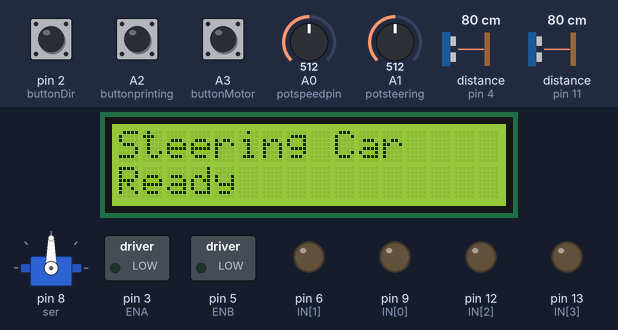
Recording of a sketch running on a simulated Arduino Uno, built with avr-gcc and run on an emulated ATmega328P. Parts: servo, 16×2 character LCD, switched loads named in the sketch (green lamp = pin HIGH), output pins drawn as LEDs (lit = HIGH). Wiring (inferred from the names in the program): 2 × ultrasonic range finder: trigger pin 7, echo pin 4 / trigger pin 10, echo pin 11. The inputs (shaded band) are chosen by the test bench; at power-on: A2 (buttonprinting) HIGH, A0 (potspeedpin) = 512, A1 (potsteering) = 512, distance to the obstacle (sensors on pin 4, pin 11) 80 cm, pin 2 (buttonDir) HIGH, A3 (buttonMotor) HIGH. The echo pulse lasts 58.3 µs per cm; pins used as bus, display or sensor lines are not drawn.

Above: at 0.1 s.
2.8 s: A2 (buttonprinting) pulled LOW for 0.15 s
At 3.6 s:
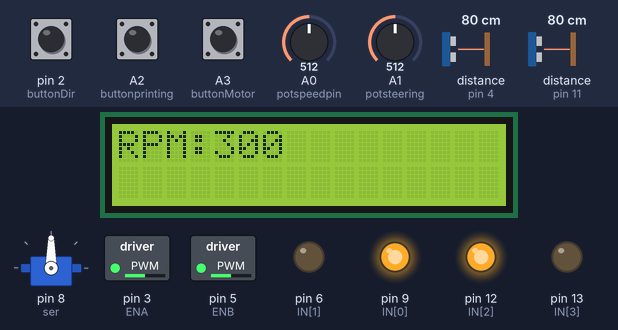
5.9 s: A0 (potspeedpin) set to 716
At 8.5 s:
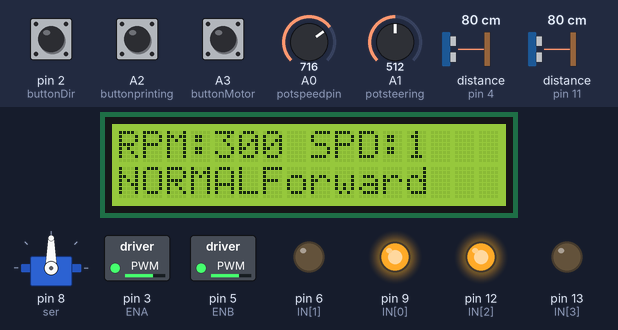
8.9 s: A1 (potsteering) set to 716
At 10.1 s:
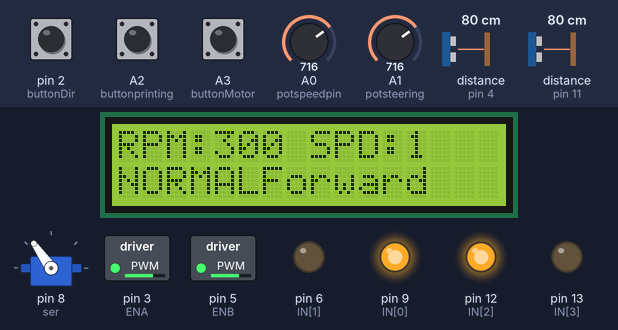
10.4 s: distance to the obstacle (sensor on pin 4) set to 33 cm
11.9 s: distance to the obstacle (sensor on pin 4) set to 29 cm
At 12.6 s:
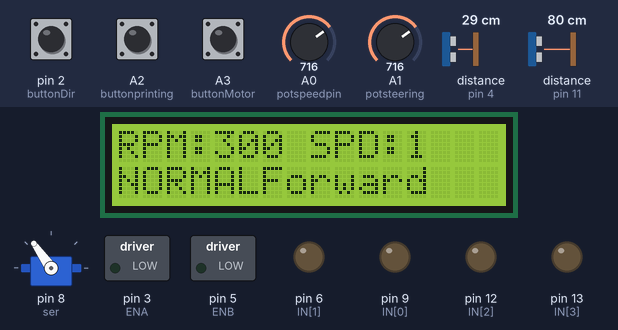
13.4 s: A2 (buttonprinting) pulled LOW for 1 s
At 15.2 s:
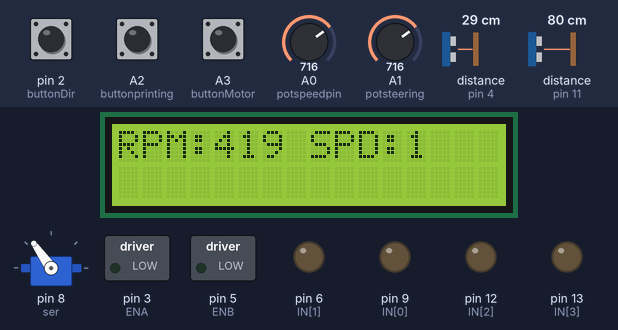
Timing chart, 0 to 16.7 s (numbered marks = the images above; inputs shaded):
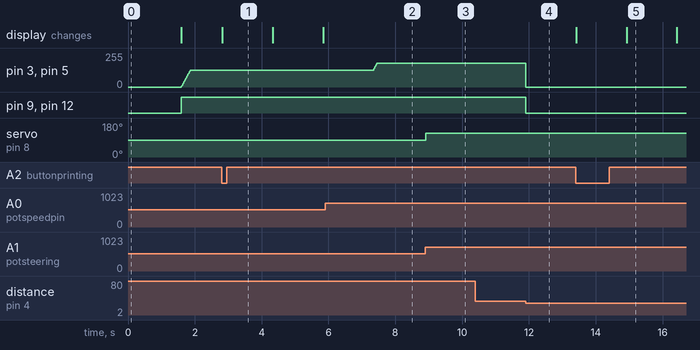

Measured:
- the behaviour switches between 31 and 30 cm on distance to the obstacle (sensor on pin 4) (found by bisection; images 3 and 4)
- after the input at 2.8 s, the display: changes at once (image 1)
- after the input at 5.9 s, pin 3 (ENA), pin 5 (ENB): moves from 127/255 to 178/255 over 0.11 s, starting after 1.4 s
- after the input at 8.9 s, servo on pin 8 (ser): 90° → 125° at once
- after the input at 10.4 s, every drawn part: stays the same
- after the input at 11.9 s, pin 3 (ENA), pin 5 (ENB): 178/255 → 0/255 at once; pin 9 (IN[0]), pin 12 (IN[2]): HIGH → LOW at once
- after the input at 13.4 s, the display: first changes at once (image 5 shows a later state)

The sketch:

SteeringCarCompetitionCode.ino
```cpp
#include <Servo.h>
#include <LiquidCrystal_I2C.h>
enum CarState {
  NORMAL,
  MOTOR_OFF,
  OBSTACLE,
  SENSOR_ERROR
};
CarState carState = NORMAL;
LiquidCrystal_I2C lcd(0x27, 16, 2);
int ser = 8;
String direction;
Servo srs;
int potspeedpin = A0;
int potsteering = A1;
int potspeed;
int potvalue;
int steeringValue;
int trigr = 7;
int echor = 4;
int trigl = 10;
int echol = 11;
int IN[] = {9, 6, 12, 13};
int ENA = 3;
int ENB = 5;
int buttonDir = 2;
int buttonprinting = A2;
int buttonMotor = A3;
int lastButtonState2 = HIGH;
volatile bool dir = true;
bool motorEnabled = true;
float distancer;
float distancel;
int angle;
int currentPWM = 0;
int rpm;
int pwm;
float wheelRadius = 0.0325;
float vehicleSpeed;

void changeDirection();
void forward();
void back();
void stopCar();
float calcdistance(int trig, int echo);
void displayData();

void setup(){

  srs.attach(ser);
  pinMode(potspeedpin, INPUT);
  pinMode(potsteering, INPUT);
  pinMode(trigr, OUTPUT);
  pinMode(echor, INPUT);
  pinMode(trigl, OUTPUT);
  pinMode(echol, INPUT);
  for (int i = 0; i < 4; i++) {
    pinMode(IN[i], OUTPUT);
  }
  pinMode(ENA, OUTPUT);
  pinMode(ENB, OUTPUT);
  pinMode(buttonDir, INPUT_PULLUP);
  pinMode(buttonMotor, INPUT_PULLUP);
  pinMode(buttonprinting, INPUT_PULLUP);
  Serial.begin(9600);
  attachInterrupt(
  digitalPinToInterrupt(buttonDir),
    changeDirection,
    FALLING
  );
  lcd.init();
  lcd.backlight();
  lcd.clear();
  lcd.setCursor(0, 0);
  lcd.print("Steering Car");
  lcd.setCursor(0, 1);
  lcd.print("Ready");
  delay(1500);
  lcd.setCursor(7, 1 );
  lcd.clear();
}

void loop() {

  int buttonState2 = digitalRead(buttonMotor);
  if (lastButtonState2 == HIGH && buttonState2 == LOW) {
    motorEnabled = !motorEnabled;
    delay(50);
  }

  lastButtonState2 = buttonState2;

  distancer = calcdistance(trigr, echor);
  distancel = calcdistance(trigl, echol);

  potspeed = analogRead(potspeedpin);
  pwm = map(potspeed, 0, 1023, 0, 255);
  rpm = map(potspeed, 0, 1023, 0, 600);

  steeringValue = analogRead(potsteering);
  angle = map(steeringValue, 0, 1023, 0, 180);
  srs.write(angle);

  vehicleSpeed = 2 * 3.1415 * wheelRadius * (rpm / 60.0);

  if (currentPWM < pwm) {
    currentPWM += 5;
    if (currentPWM > pwm) {
      currentPWM = pwm;
    }
  }
  else if (currentPWM > pwm) {
    currentPWM -= 5;
    if (currentPWM < pwm) {
      currentPWM = pwm;
    }
  }
  if (distancer == -1 || distancel == -1) {
    carState = SENSOR_ERROR;
    stopCar();
  }
  else if (distancer <= 30 || distancel <= 30) {
    carState = OBSTACLE;
    stopCar();
  }
  else if (!motorEnabled) {
    carState = MOTOR_OFF;
    stopCar();
  }
  else {
    carState = NORMAL;
    if (dir) {
      forward();
      direction = "Forward";
    }
    else {
      back();
      direction = "BACK";
    }
  }
int buttonStatePrint = digitalRead(buttonprinting);

if (buttonStatePrint == LOW) {
  displayData();
}
}
void changeDirection() {
  unsigned long currentTime = millis();
  static unsigned long lastInterruptTime = 0;
  if (currentTime - lastInterruptTime > 250) {
      dir = !dir;
  }
  lastInterruptTime = currentTime;
}

void forward() {
  digitalWrite(IN[0], HIGH);
  digitalWrite(IN[1], LOW);
  digitalWrite(IN[2], HIGH);
  digitalWrite(IN[3], LOW);
  analogWrite(ENA, currentPWM);
  analogWrite(ENB, currentPWM);
}

void back() {

  digitalWrite(IN[0], LOW);
  digitalWrite(IN[1], HIGH);
  digitalWrite(IN[2], LOW);
  digitalWrite(IN[3], HIGH);
  analogWrite(ENA, currentPWM);
  analogWrite(ENB, currentPWM);
}

void stopCar() {

  analogWrite(ENA, 0);
  analogWrite(ENB, 0);
  digitalWrite(IN[0], LOW);
  digitalWrite(IN[1], LOW);
  digitalWrite(IN[2], LOW);
  digitalWrite(IN[3], LOW);
  currentPWM = 0;
}

float calcdistance(int trig, int echo) {
  digitalWrite(trig, LOW);
  delayMicroseconds(2);
  digitalWrite(trig, HIGH);
  delayMicroseconds(10);
  digitalWrite(trig, LOW);
  long time = pulseIn(echo, HIGH, 30000);
  if (time == 0) {
    return -1;
  }
  float distance = (time * 0.0343) / 2;
  return distance;
}
void displayData() {
  lcd.clear();
  lcd.setCursor(0, 0);
  lcd.print("RPM:");
  lcd.print(rpm);
  delay(1500);
  lcd.print(" SPD:");
  lcd.print(int(vehicleSpeed));
  delay(1500);
  lcd.setCursor(0, 1);
  if (carState == NORMAL) {
    lcd.print("NORMAL");
    lcd.print(direction);
    delay(1500);
  }
  else if (carState == MOTOR_OFF) {
    lcd.print("MOTOR OFF");
    delay(1500);
  }
  else if (carState == OBSTACLE) {
    lcd.print("Stop");
    delay(1500);
  }
  else{
    lcd.print("SENSOR ERR");
    delay(1500);
  }
}
```
